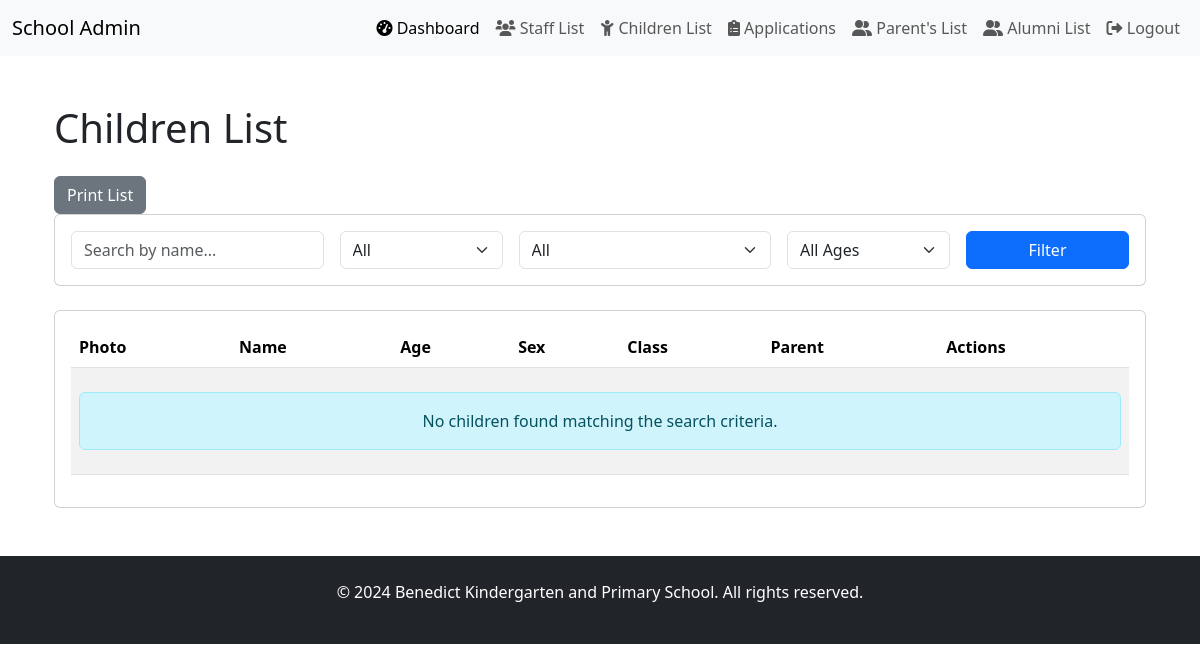
The page /benedict_school/child/ (signed in) on the database as committed earlier.
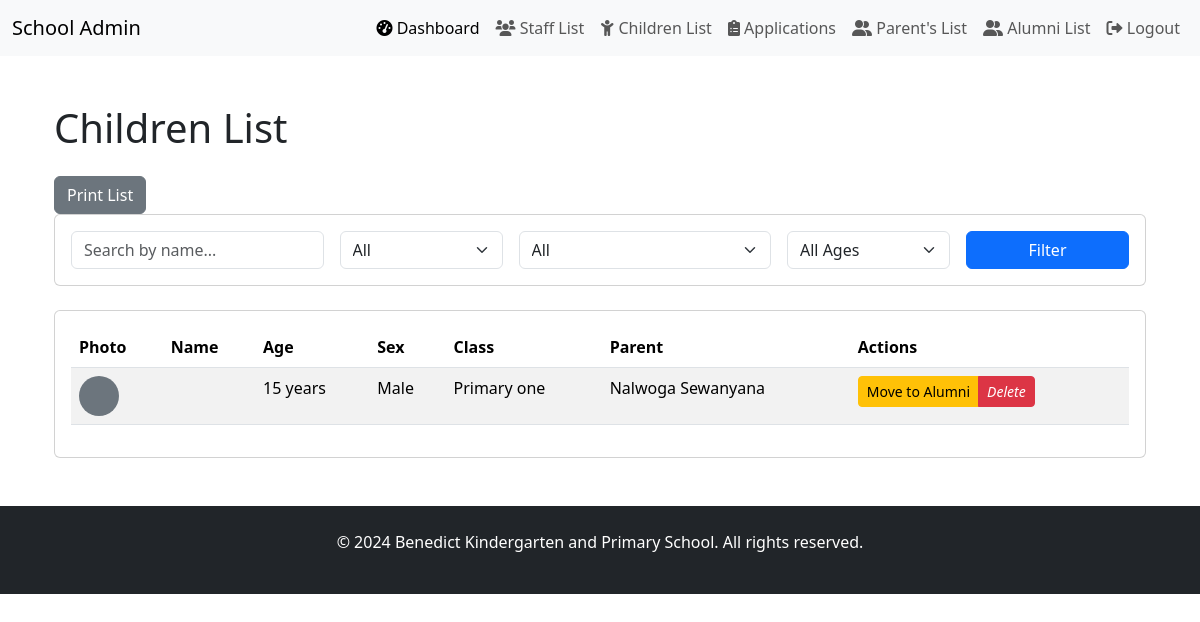
The same page on the database as committed later.
### benedict_school/models.py (models this page shows, shortened)
class Child(models.Model):
    parent = models.ForeignKey(
        Parent,
        on_delete=models.CASCADE,
        related_name="children",
        limit_choices_to=limit_children_to_four
    )
    full_name = models.CharField(max_length=100)
    date_of_birth = models.DateField()
    sex = models.CharField(max_length=10, choices=[ ("male", "Male"), ("female", "Female")], default="male",)
    study_class = models.CharField(
        max_length=20,
        choices=[
            ("baby_class", "Baby Class"),
            ("middle_class", "Middle class"),
            ("top_class", "Top class"),
            ("primary_one", "Primary one"),
            ("primary_two", "Primary two"),
            ("primary_three", "Primary three"),
            ("primary_four", "Primary four"),
            ("primary_five", "Primary five"),
            ("primary_six", "Primary six")
        ],
        default="primary_one",
    )
    profile_image = models.ImageField(upload_to="child_images/", null=True, blank=True)
    STATUS_CHOICES = [
        ('active', 'Active'),
        ('alumni', 'Alumni'),
    ]
    status = models.CharField(
        max_length=20,
        choices=STATUS_CHOICES,
        default='active'
    )
    alumni_date = models.DateTimeField(null=True, blank=True)
    reason_for_leaving = models.TextField(blank=True, null=True)

class Parent(models.Model):
    first_name = models.CharField(max_length=50, default='')
    last_name = models.CharField(max_length=50, default='')
    RELATIONSHIP_TYPES = [
        ('mother', 'Mother'),
        ('father', 'Father'),
        ('guardian', 'Guardian'),
        ('relative', 'Relative'),
    ]
    relationship_type = models.CharField(
        max_length=20,
        choices=RELATIONSHIP_TYPES,
        default='father'
    )
    sex = models.CharField(max_length=10, choices=[ ("male", "Male"), ("female", "Female")], default="male",)
    ID_number = models.CharField(max_length=14, unique=True, null=False, default='')
    email = models.EmailField(unique=True)
    tel_no = models.CharField(max_length=15, default='')
    address = models.CharField(max_length=100)
    parent_image = models.ImageField(
        upload_to="parent_images/", null=True, blank=True
    )
    num_children = models.IntegerField(
        validators=[
            MinValueValidator(1),
            MaxValueValidator(4)
        ],
        default=1
    )
    STATUS_CHOICES = [
        ('active', 'Active'),
        ('alumni', 'Alumni'),
    ]
    status = models.CharField(
        max_length=20,
        choices=STATUS_CHOICES,
        default='active'
    )
    alumni_date = models.DateTimeField(null=True, blank=True)
    reason_for_leaving = models.TextField(blank=True, null=True)

### benedict_school/views.py (the view, shortened to what this page needs)
# urls.py: path('child/', views.child_list, name='child-list'),
@user_passes_test(is_admin, login_url='/admin-login/')
def child_list(request):
    form = ChildFilterForm(request.GET)
    queryset = Child.objects.all()
    if form.is_valid():
        search_query = form.cleaned_data.get('search')
        if search_query:
            queryset = queryset.filter(name__icontains=search_query)
        sex = form.cleaned_data.get('sex')
        if sex:
            queryset = queryset.filter(sex=sex)
        study_class = form.cleaned_data.get('study_class')
        if study_class:
            queryset = queryset.filter(study_class=study_class)
        age_range = form.cleaned_data.get('age_range')
    paginator = Paginator(queryset, 10)  # Paginate by 10
    page_number = request.GET.get('page')
    page_obj = paginator.get_page(page_number)
    context = {
        'filter_form': form,
        'children': page_obj,
    }
    return render(request, 'child_list.html', context)

### benedict_school/forms.py
class ChildFilterForm(forms.Form):
    search = forms.CharField(
        required=False,
        widget=forms.TextInput(attrs={
            'class': 'form-control',
            'placeholder': 'Search by name...'
        })
    )
    sex = forms.ChoiceField(
        required=False,
        choices=[('', 'All')] + Child.sex.field.choices,  # Include blank option for "All"
        widget=forms.Select(attrs={'class': 'form-select'})
    )
    study_class = forms.ChoiceField(
        required=False,
        choices=[('', 'All')] + Child.study_class.field.choices,  # Include blank option for "All"
        widget=forms.Select(attrs={'class': 'form-select'})
    )
    age_range = forms.ChoiceField(
        required=False,
        choices=[
            ('', 'All Ages'),
            ('0-3', '0-3 years'),
            ('4-6', '4-6 years'),
            ('7-9', '7-9 years'),
            ('10+', '10+ years')
        ],
        widget=forms.Select(attrs={'class': 'form-select'})
    )

### benedict_school/context_processors.py (called while the page is built)
def google_maps_api_key(request):
    return {'GOOGLE_MAPS_API_KEY': getattr(settings, 'GOOGLE_MAPS_API_KEY', '')}

### benedict_school/views.py (called while the page is built)
def is_admin(user):
    return user.is_authenticated and user.is_staff  # Checks if user is admin

### benedict_school/templates/child_list.html (shortened to what the changed rows need)
{% extends "admin_base.html" %}
{% load custom_filters %}
{% load static %}
{% block content %}
<div class="container py-4">
    <h1 class="mb-4">Children List</h1>
    <div class="card">
        <div class="card-body">
            <div class="table-responsive">
                <table class="table table-striped table-hover">
                    <thead>
                        <tr>
                            <th>Photo</th>
                            <th>Name</th>
                            <th>Age</th>
                            <th>Sex</th>
                            <th>Class</th>
                            <th>Parent</th>
                            <th>Actions</th>
                        </tr>
                    </thead>
                    <tbody>
                        {% for child in children %}
                        <tr>
                            <td>
                                {% if child.profile_image %}
                                    <img src="{{ child.profile_image.url }}"
                                         alt="{{ child.name }}"
                                         class="rounded-circle"
                                         style="width: 40px; height: 40px; object-fit: cover;">
                                {% else %}
                                    <div class="bg-secondary rounded-circle d-flex align-items-center justify-content-center"
                                         style="width: 40px; height: 40px;">
                                    </div>
                                {% endif %}
                            </td>
                            <td>{{ child.name }}</td>
                            <td>
                                {% with age=child.date_of_birth|timesince %}
                                    {{ age|get_first_age }}
                                {% endwith %}
                            </td>
                            <td>{{ child.get_sex_display }}</td>
                            <td>{{ child.get_study_class_display }}</td>
                            <td>{{ child.parent.last_name }}</td>
                            <td class="no-print">
                                <div class="btn-group">
                                    <a href="{% url 'child-to-alumni' pk=child.pk %}" class="btn btn-warning btn-sm">
                                        Move to Alumni
                                    </a>
                                    <a href="{% url 'delete-child' child.pk %}"
                                       class="btn btn-sm btn-danger">
                                        <i class="bi bi-trash">Delete</i>
                                    </a>
                                </div>
                            </td>
                        </tr>
                        {% empty %}
                        <tr>
                            <td colspan="7" class="text-center py-4">
                                <div class="alert alert-info mb-0">
                                    No children found matching the search criteria.
                                </div>
                            </td>
                        </tr>
                        {% endfor %}
                    </tbody>
                </table>
            </div>
        </div>
    </div>
</div>
{% endblock %}

Rows that differ between the two databases and show on the page:
added Child: value "15 years", sex "Male", study_class "Primary one", parent.last_name "Nalwoga Sewanyana"
Other text that changed with them:
text no longer shown: "No children found matching the search criteria."
